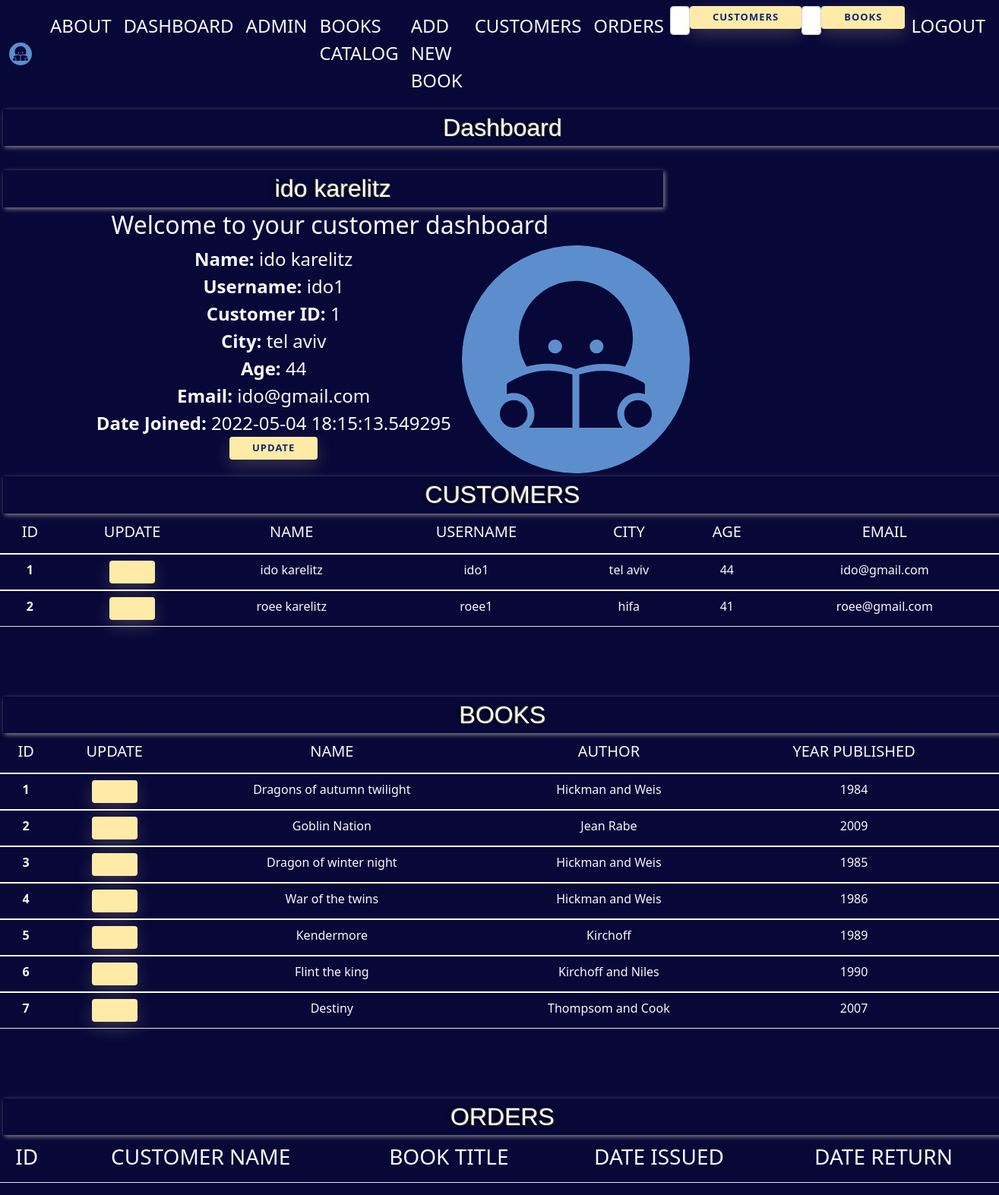
Page /dashboard (signed in) on the committed database.
### models.py (models this page shows, shortened)
class Customers(db.Model, UserMixin):
    id        = db.Column(db.Integer, primary_key=True)
    name      = db.Column(db.String(200), nullable=False)
    username   = db.Column(db.String(200), nullable=False, unique=True)
    city      = db.Column(db.String(200), nullable=False)
    age       = db.Column(db.String(10), nullable=False)
    email      = db.Column(db.String(200), nullable=False)
    date_added = db.Column(db.DateTime, default=datetime.datetime.utcnow)
    issue_book = db.relationship("Orders", backref="issuer", lazy=True)
    password_hash= db.Column(db.String(128))
    @property
    def password(self):
       raise AttributeError("password is not a readable attribute")

class Books(db.Model):
    id             = db.Column(db.Integer, primary_key=True)
    name           = db.Column(db.String(200), nullable=False, unique=True)
    author         = db.Column(db.String(200), nullable=False)
    year_published = db.Column(db.Integer, nullable=False)
    profile_pic       = db.Column(db.String(), nullable=True)
    copy = db.relationship("Orders", backref="orderer", lazy=True)

### app.py (the view)
@app.route('/dashboard', methods=['GET','POST'])
@login_required
def dashboard():
    our_books=Books.query.order_by(Books.id)
    our_customers=Customers.query.order_by(Customers.date_added)
    our_issues=Orders.query.order_by(Orders.date_issued)
    return render_template('dashboard.html', our_books=our_books, our_customers=our_customers,our_issues=our_issues)

### forms.py
class SearchForm(FlaskForm):
    searched = StringField("Searched")
    submit = SubmitField('Submit')

class Search2Form(FlaskForm):
    searched2 = StringField("Searched2")
    submit = SubmitField('Submit')

### app.py (called while the page is built)
@login_manager.user_loader
def load_customer(customer_id):
    return Customers.query.get(int(customer_id))

@app.context_processor
def base():
    form=SearchForm()
    return dict(form=form)

@app.context_processor
def base():
    form=Search2Form()
    return dict(form=form)

### templates/dashboard.html (shortened to what this page needs)
{% extends 'layout.html' %}
{% block body %}
<h1>Dashboard</h1>
<br/>
<div class="container2">
<div class="row">
  <div class="col-sm-8">
<div class="div text-light ">
    <div class="div-header">
        <h1>{{ current_user.name }}</h1>
    </div>
    <div class="div-body">
      <h2 class="div-title text-center text-light">Welcome to your customer dashboard</h2>
      <a class="div-text text-light">
        <div class="container">
          <div class="row">
            <div class="col text-center">
        <strong>Name: </strong>{{ current_user.name }}<br/>
        <strong>Username: </strong>{{ current_user.username }}<br/>
        <strong>Customer ID: </strong>{{ current_user.id }}<br/>
        <strong>City: </strong>{{ current_user.city }}<br/>
        <strong>Age: </strong>{{ current_user.age }}<br/>
        <strong>Email: </strong>{{ current_user.email }}<br/>
        <strong>Date Joined: </strong>{{ current_user.date_added }}<br/>
      </a>
      <a href="{{ url_for('Update_customer', id=current_user.id) }}" class="btn btn-success">Update</a>
    </div>
    <div class="col-sm-4" >
      <img src="{{ url_for('static', filename='images/logo_main.svg')}}" align="right" width="300">
    </div>
  </div>
</div>
</div>
</div>
<div class="container2">
  <h1>CUSTOMERS</h1>
  <table class="table w-100 text-light text-center ">
    <thead>
      <tr>
        <th scope="col"><h5>ID</h5></th>
        <th scope="col"><h5>UPDATE</h5></th>
        <th scope="col"><h5>NAME</h5></th>
        <th scope="col"><h5>USERNAME</h5></th>
        <th scope="col"><h5>CITY</h5></th>
        <th scope="col"><h5>AGE</h5></th>
        <th scope="col"><h5>EMAIL</h5></th>
      </tr>
    </thead>
    {% for our_customer in our_customers%}
    <tr class="bg-info">
      <tbody>
        <th scope="row">{{ our_customer.id }}</th>
        <td><a href="{{ url_for('Update_customer', id=our_customer.id) }}" class="btn btn-success"></a></td>
        <td>{{ our_customer.name }}</td>
        <td>{{ our_customer.username }}</td>
        <td>{{ our_customer.city }}</td>
        <td>{{ our_customer.age }}</td>
        <td>{{ our_customer.email }}</td>
    </tr>
    {% endfor %}
  </table>
<br/><br/><br/>
<h1>BOOKS</h1>
  <table class="table w-100 text-light text-center ">
    <thead>
      <tr>
        <th scope="col"><h5>ID</h5></th>
        <th scope="col"><h5>UPDATE</h5></th>
        <th scope="col"><h5>NAME</h5></th>
        <th scope="col"><h5>AUTHOR</h5></th>
        <th scope="col"><h5>YEAR PUBLISHED</h5></th>
      </tr>
    </thead>
    {% for our_book in our_books%}
    <tr class="bg-info">
      <tbody>
        <th scope="row">{{ our_book.id }}</th>
        <td><a href="{{ url_for('Update_book', id=our_book.id) }}" class="btn btn-success"></a></td>
        <td>{{ our_book.name }}</td>
        <td>{{ our_book.author }}</td>
        <td>{{ our_book.year_published }}</td>
        <td>{{ our_book.book_pic }}</td>
    </tr>
    {% endfor %}
  </table>
  <br/><br/><br/>
<table class="table w-100 text-light text-center ">
  <h1>ORDERS</h1>
  <thead>
    <tr>
      <th scope="col">
        <h3>ID</h3>
      </th>
      <th scope="col">
        <h3>CUSTOMER NAME</h3>
      </th>
      <th scope="col">
        <h3>BOOK TITLE</h3>
      </th>
      <th scope="col">
        <h3>DATE ISSUED</h3>
      </th>
      <th scope="col">
        <h3>DATE RETURN</h3>
      </th>
    </tr>
  </thead>
</div>
  {% endblock %}

### templates/layout.html (shortened to what this page needs)
<!DOCTYPE html>
<html lang="en">
<head>
  <link href="https://cdn.jsdelivr.net/npm/bootstrap@5.1.3/dist/css/bootstrap.min.css" rel="stylesheet"
>
    <link href="https://cdnjs.cloudflare.com/ajax/libs/animate.css/3.7.2/animate.min.css" rel="stylesheet">
    <link href="style.css" rel="stylesheet">
</head>
<body class="">
  {% include 'navbar.html' %}
  {% block body %}{% endblock %}
    <link href="{{ url_for('static', filename='css/style.css') }}" rel="stylesheet" />
    <div class="header">
      <div class="video-container">
      </div>
    </div>
</body>
</html>

### templates/navbar.html (shortened to what this page needs)
            <nav class="navbar navbar-expand-sm navbar-dark bg-transparent fix-top">
    <div class="container-fluid">
        <a class="navbar-brand" href="/">
            <img src="\static\images\logo_main.svg" alt="" width="30" height="30"
                class="d-inline-block align-text-top" />
        </a>
        <ul class="navbar-nav me-auto mb-2 mb-lg-0">
            <li class="nav-item">
                <a class="nav-link text-light" href="/about">ABOUT</a>
            </li>
            {% if current_user.is_authenticated %}
            <li class="nav-item">
            <a class="nav-link text-light" href="{{ url_for('dashboard')}}">DASHBOARD</a>
            </li>
            {% if current_user.id == 1 %}
            <li class="nav-item">
                <a class="nav-link text-light" href="{{ url_for('admin')}}">ADMIN</a>
                </li>
            {% endif %}
            <li class="nav-item">
                <a class="nav-link text-light" href="{{ url_for('book.books')}}">BOOKS CATALOG</a>
            </li>
            <li class="nav-item">
                <a class="nav-link text-light" href="{{ url_for('book.add_book')}}">ADD NEW BOOK</a>
            </li>
            <li class="nav-item">
                <a class="nav-link text-light" href="{{ url_for('customer.customers')}}">CUSTOMERS</a>
            </li>
            <li class="nav-item">
                <a class="nav-link text-light" href="{{ url_for('order')}}">ORDERS</a>
            </li>
            <li class="nav-item">
                <form method="POST" action="{{ url_for('search')}}" class="d-flex">
                    <input class="form-control mr-sm-2" type="search" placeholder="Search" aria-label="Search", name="searched">
                    <button class="btn btn-outline-success my-2 my-sm-0" type="submit">customers</button>
                  </form>
                </li>
                <li class="nav-item">
                <form method="POST" action="{{ url_for('search_book')}}" class="d-flex">
                    <input class="form-control mr-sm-2" type="search" placeholder="Search", name="searched2">
                    <button class="btn btn-outline-success my-2 my-sm-0" type="submit">books</button>
                  </form></li>
                  <li class="nav-item">
                    <a class="nav-link text-light" href="{{ url_for('logout')}}">LOGOUT</a>
                </li>
            {% endif %}
        </ul>
    </div>
</nav>

### static/css/style.css (style rules this page uses)
body { background-color: rgb(7, 7, 56); }
h2 { color: rgb(255, 255, 255); }
h1 { font-size: 32px; text-shadow: -1px -1px rgb(77, 77, 77), 1px 1px rgb(49, 49, 49), -3px 0 4px #000; font-family:Arial, Helvetica, sans-serif; color: rgb(255, 255, 255); padding:5px; font-weight:lighter; -moz-box-shadow: 2px 2px 6px #888; -webkit-box-shadow: 2px 2px 6px #888; box-shadow:2px 2px 6px #888; text-align:center; display:block; margin:4px; width: 100%; background-image:url(images/background-h1-wood.jpg); }
.video-container { z-index: -100; width: 100%; height: 100%; overflow: hidden; position: absolute; top: 0; left: 0; }
.btn { border-radius: 4px; height: 30px; font-size: 13px; font-weight: 600; text-transform: uppercase; -webkit-transition : all 200ms linear; transition: all 200ms linear; padding: 0 30px; letter-spacing: 1px; display: -webkit-inline-flex; display: -ms-inline-flexbox; display: inline-flex; -webkit-align-items: center; -moz-align-items: center; -ms-align-items: center; align-items: center; -webkit-justify-content: center; -moz-justify-content: center; -ms-justify-content: center; justify-content: center; -ms-flex-pack: center; text-align: center; border: none; background-color: #ffeba7; color: #102770; box-shadow: 0 8px 24px 0 rgba(255,235,167,.2); }
.container { width: 100%; display: inline-block; margin: 0 auto; transition: width .1s; }
@media (min-width: 640px) { .container { width: 640px; } }
@media (min-width: 768px) { .container { width: 768px; } }
@media (min-width: 1024px) { .container { width: 1024px; } }
@media (min-width: 1280px) { .container { width: 1280px; } }
.container { max-width:1000px; display:flex; align-items:center; justify-content:center; }
a { text-decoration: none; color: inherit; font-size: 24px; }

### rows in the picture
Customers: name "ido karelitz", username "ido1", id "1", city "tel aviv", age "44", email "ido@gmail.com", date_added "2022-05-04 18:15:13.549295"
Customers: id "2", name "roee karelitz", username "roee1", city "hifa", age "41", email "roee@gmail.com"
Books: id "1", name "Dragons of autumn twilight", author "Hickman and Weis", year_published "1984"
Books: id "2", name "Goblin Nation", author "Jean Rabe", year_published "2009"
Books: id "3", name "Dragon of winter night", author "Hickman and Weis", year_published "1985"
Books: id "4", name "War of the twins", author "Hickman and Weis", year_published "1986"
Books: id "5", name "Kendermore", author "Kirchoff", year_published "1989"
Books: id "6", name "Flint the king", author "Kirchoff and Niles", year_published "1990"
Books: id "7", name "Destiny", author "Thompsom and Cook", year_published "2007"
